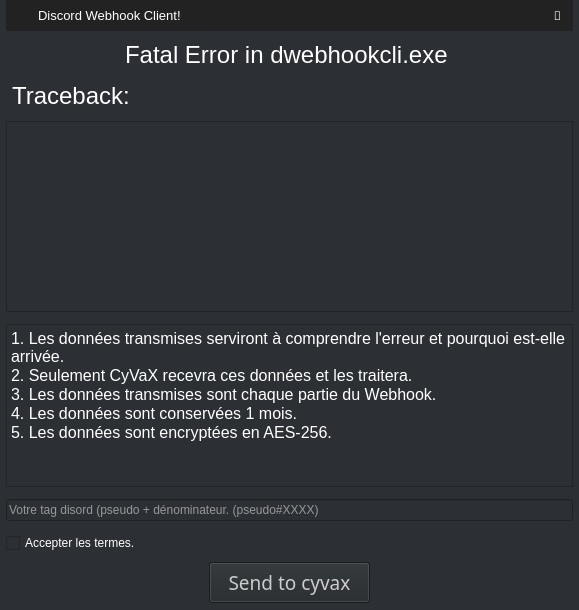
<?xml version="1.0" encoding="UTF-8"?>
<ui version="4.0">
 <class>ErrorHandler</class>
 <widget class="QFrame" name="ErrorHandler">
  <property name="geometry">
   <rect>
    <x>0</x>
    <y>0</y>
    <width>579</width>
    <height>610</height>
   </rect>
  </property>
  <property name="minimumSize">
   <size>
    <width>579</width>
    <height>610</height>
   </size>
  </property>
  <property name="maximumSize">
   <size>
    <width>579</width>
    <height>610</height>
   </size>
  </property>
  <property name="windowTitle">
   <string>Frame</string>
  </property>
  <property name="styleSheet">
   <string notr="true">background: #2C2F33;
</string>
  </property>
  <layout class="QVBoxLayout" name="verticalLayout">
   <property name="spacing">
    <number>0</number>
   </property>
   <property name="leftMargin">
    <number>6</number>
   </property>
   <property name="topMargin">
    <number>0</number>
   </property>
   <property name="rightMargin">
    <number>6</number>
   </property>
   <property name="bottomMargin">
    <number>6</number>
   </property>
   <item>
    <widget class="QWidget" name="titlebar_widget" native="true">
     <property name="minimumSize">
      <size>
       <width>231</width>
       <height>31</height>
      </size>
     </property>
     <property name="maximumSize">
      <size>
       <width>16777215</width>
       <height>31</height>
      </size>
     </property>
     <property name="styleSheet">
      <string notr="true">background-color:#222222;</string>
     </property>
     <layout class="QHBoxLayout" name="horizontalLayout_2">
      <property name="spacing">
       <number>0</number>
      </property>
      <property name="leftMargin">
       <number>6</number>
      </property>
      <property name="topMargin">
       <number>0</number>
      </property>
      <property name="rightMargin">
       <number>0</number>
      </property>
      <property name="bottomMargin">
       <number>0</number>
      </property>
      <item>
       <widget class="QWidget" name="icon_url" native="true">
        <property name="minimumSize">
         <size>
          <width>21</width>
          <height>21</height>
         </size>
        </property>
        <property name="maximumSize">
         <size>
          <width>21</width>
          <height>21</height>
         </size>
        </property>
        <property name="styleSheet">
         <string notr="true">border-image: url(:/image/discord_logo.png) 0 0 0 0 stretch stretch;
</string>
        </property>
       </widget>
      </item>
      <item>
       <spacer name="horizontalSpacer">
        <property name="orientation">
         <enum>Qt::Horizontal</enum>
        </property>
        <property name="sizeType">
         <enum>QSizePolicy::Fixed</enum>
        </property>
        <property name="sizeHint" stdset="0">
         <size>
          <width>5</width>
          <height>5</height>
         </size>
        </property>
       </spacer>
      </item>
      <item>
       <widget class="QLabel" name="title">
        <property name="enabled">
         <bool>false</bool>
        </property>
        <property name="font">
         <font>
          <family>MS Shell Dlg 2</family>
          <pointsize>12</pointsize>
         </font>
        </property>
        <property name="mouseTracking">
         <bool>true</bool>
        </property>
        <property name="contextMenuPolicy">
         <enum>Qt::NoContextMenu</enum>
        </property>
        <property name="acceptDrops">
         <bool>true</bool>
        </property>
        <property name="autoFillBackground">
         <bool>false</bool>
        </property>
        <property name="text">
         <string notr="true">&lt;html&gt;&lt;head/&gt;&lt;body&gt;&lt;p&gt;&lt;span style=&quot; font-size:10pt; color:#ffffff;&quot;&gt;Discord Webhook Client!&lt;/span&gt;&lt;/p&gt;&lt;/body&gt;&lt;/html&gt;</string>
        </property>
       </widget>
      </item>
      <item>
       <spacer name="Blank_Space">
        <property name="orientation">
         <enum>Qt::Horizontal</enum>
        </property>
        <property name="sizeHint" stdset="0">
         <size>
          <width>40</width>
          <height>20</height>
         </size>
        </property>
       </spacer>
      </item>
      <item>
       <widget class="QPushButton" name="close">
        <property name="minimumSize">
         <size>
          <width>31</width>
          <height>31</height>
         </size>
        </property>
        <property name="maximumSize">
         <size>
          <width>31</width>
          <height>31</height>
         </size>
        </property>
        <property name="font">
         <font>
          <family>Segoe MDL2 Assets</family>
         </font>
        </property>
        <property name="whatsThis">
         <string>&lt;html&gt;&lt;head/&gt;&lt;body&gt;&lt;p&gt;close&lt;/p&gt;&lt;/body&gt;&lt;/html&gt;</string>
        </property>
        <property name="styleSheet">
         <string notr="true">QPushButton {
    border-radius: 0px 50px 100px 150px;
	color:white;
}

QPushButton:hover {
    background-color: #D61222;
}</string>
        </property>
        <property name="text">
         <string></string>
        </property>
       </widget>
      </item>
     </layout>
    </widget>
   </item>
   <item>
    <widget class="QFrame" name="horizontalFrame">
     <property name="minimumSize">
      <size>
       <width>0</width>
       <height>41</height>
      </size>
     </property>
     <layout class="QHBoxLayout" name="horizontalLayout">
      <item>
       <spacer name="horizontalSpacer_2">
        <property name="orientation">
         <enum>Qt::Horizontal</enum>
        </property>
        <property name="sizeHint" stdset="0">
         <size>
          <width>40</width>
          <height>20</height>
         </size>
        </property>
       </spacer>
      </item>
      <item>
       <widget class="QLabel" name="label">
        <property name="minimumSize">
         <size>
          <width>329</width>
          <height>31</height>
         </size>
        </property>
        <property name="maximumSize">
         <size>
          <width>329</width>
          <height>31</height>
         </size>
        </property>
        <property name="text">
         <string>&lt;html&gt;&lt;head/&gt;&lt;body&gt;&lt;p&gt;&lt;span style=&quot; font-size:18pt; color:#ffffff;&quot;&gt;Fatal Error in dwebhookcli.exe &lt;/span&gt;&lt;/p&gt;&lt;/body&gt;&lt;/html&gt;</string>
        </property>
       </widget>
      </item>
      <item>
       <spacer name="horizontalSpacer_3">
        <property name="orientation">
         <enum>Qt::Horizontal</enum>
        </property>
        <property name="sizeHint" stdset="0">
         <size>
          <width>40</width>
          <height>20</height>
         </size>
        </property>
       </spacer>
      </item>
     </layout>
    </widget>
   </item>
   <item>
    <widget class="QFrame" name="horizontalFrame">
     <layout class="QHBoxLayout" name="horizontalLayout_4">
      <property name="leftMargin">
       <number>6</number>
      </property>
      <item>
       <widget class="QLabel" name="label_2">
        <property name="minimumSize">
         <size>
          <width>131</width>
          <height>31</height>
         </size>
        </property>
        <property name="maximumSize">
         <size>
          <width>131</width>
          <height>31</height>
         </size>
        </property>
        <property name="text">
         <string>&lt;html&gt;&lt;head/&gt;&lt;body&gt;&lt;p&gt;&lt;span style=&quot; font-size:18pt; color:#ffffff;&quot;&gt;Traceback:&lt;/span&gt;&lt;/p&gt;&lt;/body&gt;&lt;/html&gt;</string>
        </property>
       </widget>
      </item>
      <item>
       <spacer name="horizontalSpacer_6">
        <property name="orientation">
         <enum>Qt::Horizontal</enum>
        </property>
        <property name="sizeHint" stdset="0">
         <size>
          <width>58</width>
          <height>20</height>
         </size>
        </property>
       </spacer>
      </item>
     </layout>
    </widget>
   </item>
   <item>
    <widget class="QPlainTextEdit" name="error_text">
     <property name="minimumSize">
      <size>
       <width>561</width>
       <height>191</height>
      </size>
     </property>
     <property name="font">
      <font>
       <pointsize>10</pointsize>
      </font>
     </property>
     <property name="styleSheet">
      <string notr="true">color:#ffffff;</string>
     </property>
     <property name="readOnly">
      <bool>true</bool>
     </property>
     <property name="plainText">
      <string/>
     </property>
    </widget>
   </item>
   <item>
    <spacer name="verticalSpacer">
     <property name="orientation">
      <enum>Qt::Vertical</enum>
     </property>
     <property name="sizeHint" stdset="0">
      <size>
       <width>20</width>
       <height>40</height>
      </size>
     </property>
    </spacer>
   </item>
   <item>
    <widget class="QPlainTextEdit" name="plainTextEdit_2">
     <property name="minimumSize">
      <size>
       <width>561</width>
       <height>125</height>
      </size>
     </property>
     <property name="font">
      <font>
       <pointsize>12</pointsize>
      </font>
     </property>
     <property name="styleSheet">
      <string notr="true">color: #fff;
</string>
     </property>
     <property name="readOnly">
      <bool>true</bool>
     </property>
     <property name="plainText">
      <string>1. Les données transmises serviront à comprendre l'erreur et pourquoi est-elle arrivée.
2. Seulement CyVaX recevra ces données et les traitera.
3. Les données transmises sont chaque partie du Webhook.
4. Les données sont conservées 1 mois.
5. Les données sont encryptées en AES-256.</string>
     </property>
    </widget>
   </item>
   <item>
    <spacer name="verticalSpacer_2">
     <property name="orientation">
      <enum>Qt::Vertical</enum>
     </property>
     <property name="sizeHint" stdset="0">
      <size>
       <width>20</width>
       <height>40</height>
      </size>
     </property>
    </spacer>
   </item>
   <item>
    <widget class="QLineEdit" name="discordname">
     <property name="styleSheet">
      <string notr="true">color:#ffffff;</string>
     </property>
     <property name="placeholderText">
      <string>Votre tag disord (pseudo + dénominateur. (pseudo#XXXX)</string>
     </property>
    </widget>
   </item>
   <item>
    <spacer name="verticalSpacer_3">
     <property name="orientation">
      <enum>Qt::Vertical</enum>
     </property>
     <property name="sizeHint" stdset="0">
      <size>
       <width>20</width>
       <height>40</height>
      </size>
     </property>
    </spacer>
   </item>
   <item>
    <widget class="QCheckBox" name="rgpd_accept">
     <property name="styleSheet">
      <string notr="true">color:#ffffff;</string>
     </property>
     <property name="text">
      <string>Accepter les termes.</string>
     </property>
    </widget>
   </item>
   <item>
    <widget class="QFrame" name="horizontalFrame">
     <property name="minimumSize">
      <size>
       <width>561</width>
       <height>51</height>
      </size>
     </property>
     <layout class="QHBoxLayout" name="horizontalLayout_3">
      <item>
       <spacer name="horizontalSpacer_4">
        <property name="orientation">
         <enum>Qt::Horizontal</enum>
        </property>
        <property name="sizeHint" stdset="0">
         <size>
          <width>40</width>
          <height>20</height>
         </size>
        </property>
       </spacer>
      </item>
      <item>
       <widget class="QPushButton" name="send_button">
        <property name="minimumSize">
         <size>
          <width>161</width>
          <height>41</height>
         </size>
        </property>
        <property name="maximumSize">
         <size>
          <width>161</width>
          <height>41</height>
         </size>
        </property>
        <property name="font">
         <font>
          <family>My Font</family>
          <pointsize>14</pointsize>
         </font>
        </property>
        <property name="styleSheet">
         <string notr="true">    background: #23272A;
    color: #ccc;
    transition: .2s color, .2s background;
</string>
        </property>
        <property name="text">
         <string>Send to cyvax</string>
        </property>
       </widget>
      </item>
      <item>
       <spacer name="horizontalSpacer_5">
        <property name="orientation">
         <enum>Qt::Horizontal</enum>
        </property>
        <property name="sizeHint" stdset="0">
         <size>
          <width>40</width>
          <height>20</height>
         </size>
        </property>
       </spacer>
      </item>
     </layout>
    </widget>
   </item>
  </layout>
 </widget>
 <resources>
  <include location="ressource.qrc"/>
 </resources>
 <connections/>
</ui>
